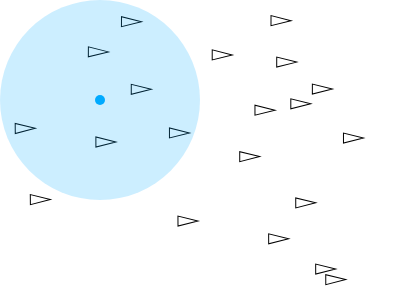
Frame 1 (no input)
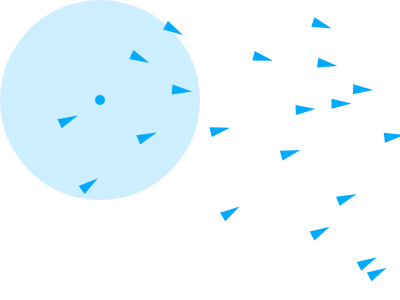
Frame 60 (no input)
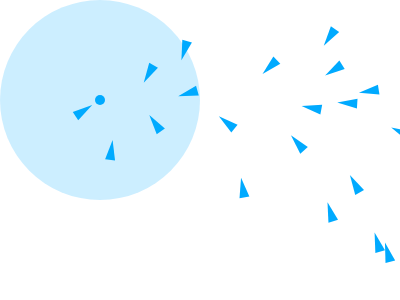
Frame 120 (the mouse pressed at the canvas centre since frame 60)

The p5.js sketch that drew these frames (run headless with seeded random() and noise() and a simulated clock; from frame 60 on, the mouse is pressed at the canvas centre):

// p5.js sketch
// ── sketch.js
let agents = [];
let gravity;

let target;

function setup() {
  createCanvas(400, 300);
  colorMode(HSB);
  
  gravity = createVector(0, 0.1);

  target = createVector(100, height/3);

  for (let i = 0; i < 20; i++) {
    agents.push(new Agent(random(width), random(height), target));
  }
}

function draw() {
  background(0, 0, 100);

  for (let agent of agents) {
    agent.update();
    agent.show();
  }


  noStroke();
  fill(200, 100, 100, 0.2);
  circle(target.x, target.y, 200);
  fill(200, 100, 100);
  circle(target.x, target.y, 10);
}


// ── Agent.js
class Agent {
    constructor(x, y, target) {
        this.pos = createVector(x, y);
        this.vel = createVector(1, 0);
        this.acc = createVector(0, 0);

        this.len = 10;

        this.maxSpeed = 2;
        this.maxForce = 0.01;

        this.target = target;
    }

    addForce(force) {
        this.acc.add(force);
    }

    driveToTarget() {
        let desired = p5.Vector.sub(this.target, this.pos);

        let speed = this.maxSpeed;
        if (desired.mag() < 200) {
            speed = map(desired.mag(), 0, 200, 0, this.maxSpeed);
        } 
        desired.setMag(speed);

        let steer = p5.Vector.sub(desired, this.vel);

        steer.limit(this.maxForce);

        this.addForce(steer);
    }

    edges() {
        // bounce off the edges
        if (this.pos.x < 0 || this.pos.x > width) {
            this.vel.x *= -1;
            this.pos.x += this.vel.x;
        }
        if (this.pos.y < 0 || this.pos.y > height) {
            this.vel.y *= -1;
            this.pos.y += this.vel.y;
        }
    }

    update() {

        // this.addForce(gravity);
        this.driveToTarget();

        this.vel.add(this.acc);
        this.vel.limit(1.5);
        this.pos.add(this.vel);

        // this.edges();

        this.acc.set(0, 0);
    }

    show() {
        push();
        translate(this.pos.x, this.pos.y);
        rotate(p5.Vector.heading(this.vel));
        triangle(-this.len, -this.len/2, -this.len, this.len/2, this.len, 0);
        pop();
    }
}
